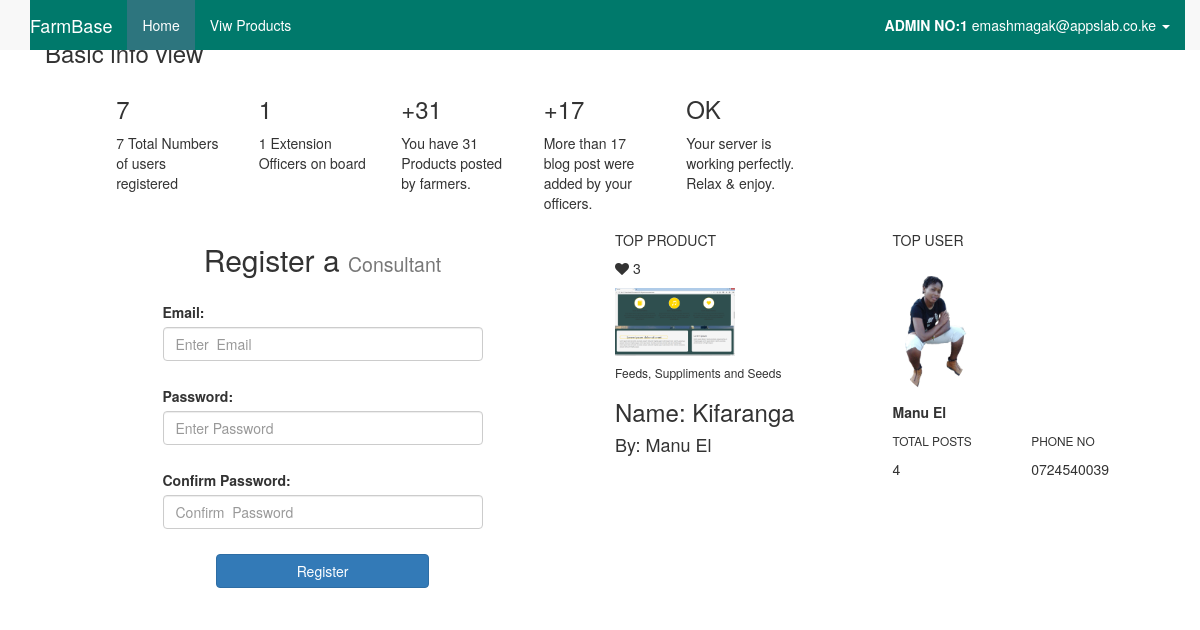
/admin/home (signed in), run on the app's committed database.
### tables this page shows
CREATE TABLE IF NOT EXISTS `farmer_posts` (
`ID` int(11) NOT NULL,
  `title` varchar(100) NOT NULL,
  `price` varchar(100) NOT NULL,
  `description` varchar(500) NOT NULL,
  `cartegory` varchar(100) NOT NULL,
  `phone` varchar(100) NOT NULL,
  `location` varchar(100) NOT NULL,
  `photo` varchar(100) NOT NULL,
  `email` varchar(100) NOT NULL,
  `userpic` varchar(100) NOT NULL,
  `timer` timestamp NOT NULL DEFAULT CURRENT_TIMESTAMP ON UPDATE CURRENT_TIMESTAMP
);

CREATE TABLE IF NOT EXISTS `tbl_farmers` (
`ID` int(11) NOT NULL,
  `name` varchar(100) NOT NULL,
  `email` varchar(100) NOT NULL,
  `phone` varchar(100) NOT NULL,
  `photo` varchar(100) NOT NULL,
  `pass` varchar(500) NOT NULL
);

### admin/class.admin.php (called while the page is built, shortened)
<?php
class ADMIN
{
	private $conn;
	public function __construct()
	{
		$database = new Database();
		$db = $database->dbConnection();
		$this->conn = $db;
    }
	public function runQuery($sql)
	{
		$stmt = $this->conn->prepare($sql);
		return $stmt;
	}
}

### admin/admin_settings.php (called while the page is built, shortened)
<?php
require_once 'class.admin.php';
$admin_home = new ADMIN();
$stmt2 = $admin_home->runQuery("SELECT * FROM tbl_farmers");
$stmt2->execute();
$t_users = $stmt2->rowCount();
$stmt2 = $admin_home->runQuery("SELECT * FROM tbl_consultants");
$stmt2->execute();
$t_consult = $stmt2->rowCount();
$stmt2 = $admin_home->runQuery("SELECT * FROM farmer_posts");
$stmt2->execute();
$t_products = $stmt2->rowCount();
$stmt2 = $admin_home->runQuery("SELECT * FROM message_posts");
$stmt2->execute();
$t_messages = $stmt2->rowCount();
$stmt2 = $admin_home->runQuery("SELECT * FROM product_fav WHERE favourite = '1' GROUP BY postID  ORDER BY COUNT(*) DESC LIMIT 1");
$stmt2->execute();
$rowwwe = $stmt2->fetch(PDO::FETCH_ASSOC);
$stmt2 = $admin_home->runQuery("SELECT * FROM product_fav WHERE favourite = '1' GROUP BY postID  ORDER BY COUNT(*) DESC ");
$stmt2->execute();
$t_goods = $stmt2->rowCount();
$stmt2 = $admin_home->runQuery("SELECT * FROM farmer_posts WHERE ID = '$rowwwe[postID]'");
$stmt2->execute();
$top_p = $stmt2->fetch(PDO::FETCH_ASSOC);
$stmt2 = $admin_home->runQuery("SELECT * FROM farmer_posts  GROUP BY email  ORDER BY COUNT(*) DESC LIMIT 1");
$stmt2->execute();
$rowwwed = $stmt2->fetch(PDO::FETCH_ASSOC);
$stmt2 = $admin_home->runQuery("SELECT * FROM farmer_posts GROUP BY email  ORDER BY COUNT(*) DESC ");
$stmt2->execute();
$top_user = $stmt2->rowCount();
$stmt2 = $admin_home->runQuery("SELECT * FROM tbl_farmers WHERE name = '$rowwwed[email]'");
$stmt2->execute();
$top_u = $stmt2->fetch(PDO::FETCH_ASSOC);
?>

### admin/home.php (the view, shortened to what this page needs)
<?php
require_once 'class.admin.php';
require_once 'admin_settings.php';
$admin_home = new ADMIN();
$stmt = $admin_home->runQuery("SELECT * FROM tbl_admin WHERE email=:email_id");
$stmt->execute(array(":email_id"=>$_SESSION['adminSession']));
$row = $stmt->fetch(PDO::FETCH_ASSOC);
include 'register.php';
?>
<!DOCTYPE html>
<html>
	<head>
		<link href="#SSS" rel="stylesheet" type="text/css" />
		 <link href="../css/style.css" rel="stylesheet">
		<link href="../css/bootstrap.min.css" rel="stylesheet" type="text/css" />
		 <link href="../font/css/font-awesome.css" rel="stylesheet" />
	</head>
	<body>
	<section>
		<nav class="navbar navbar-default navbar-fixed-top">
      <div class="container">
        <div class="navbar-header">
          <a class="navbar-brand" href="#">FarmBase</a>
        </div>
        <div id="navbar" class="navbar-collapse collapse">
          <ul class="nav navbar-nav">
            <li class="active"><a href="home">Home</a></li>
            <li><a href="view_posts">Viw Products</a></li>
          </ul>
          <ul class="nav navbar-nav navbar-right">
	 <li class="dropdown">
              <a href="#" class="dropdown-toggle" data-toggle="dropdown" role="button" aria-haspopup="true" aria-expanded="false">
			  <span class=""></span>&nbsp; <b>ADMIN NO:<?php echo $row['ID']; ?></b> <?php echo $row['email']; ?>&nbsp;<span class="caret"></span></a>
            </li>
          </ul>
        </div>
      </div>
    </nav>
   	 <div class="col-lg-2 col-lg-offset-5">
		<br style="margin: 30px;">
	</div>
  <section>
    <div class="container">
      <div class="col-md-12">
          <div class="row">
                  <div class="col-lg-9 main-chart">
                  <h3>Basic info view</h3>
                    <div class="row mtbox">
                      <div class="col-md-2 col-sm-2 col-md-offset-1 box0">
                        <div class="box1">
                  <h3><?php echo $t_users; ?></h3>
                        </div>
                  <p><?php echo $t_users; ?> Total Numbers of users registered</p>
                      </div>
                      <div class="col-md-2 col-sm-2 box0">
                        <div class="box1">
                  <h3><?php echo $t_consult; ?></h3>
                        </div>
                  <p><?php echo $t_consult; ?> Extension Officers on board</p>
                      </div>
                      <div class="col-md-2 col-sm-2 box0">
                        <div class="box1">
                  <h3>+<?php echo $t_products; ?></h3>
                        </div>
                  <p>You have <?php echo $t_products; ?> Products posted by farmers.</p>
                      </div>
                      <div class="col-md-2 col-sm-2 box0">
                        <div class="box1">
                  <h3>+<?php echo $t_messages; ?></h3>
                        </div>
                  <p>More than <?php echo $t_messages; ?> blog post were added by your officers.</p>
                      </div>
                      <div class="col-md-2 col-sm-2 box0">
                        <div class="box1">
                  <h3>OK</h3>
                        </div>
                  <p>Your server is working perfectly. Relax & enjoy.</p>
                      </div>
                    </div>
                  </div>
           </div>
        <div class="col-md-6 ">
          <h2 class="h2 text-center">Register a <small>Consultant</small></h2>
           <div class="col-md-6 col-md-offset-2 form-group" id="error1">
                  </div>
          <form method="post" id="register-form">
            <div class="col-md-8 col-md-offset-2 form-group">
              <label>Email:</label>
              <input type="email" class="form-control login-field" name="email" placeholder="Enter  Email" id="login-email" required />
            </div>
            <div class="col-md-8 col-md-offset-2 form-group">
              <label>Password:</label>
              <input type="password" class="form-control login-field" name="password" placeholder="Enter Password" id="password" required />
            </div>
            <div class="col-md-8 col-md-offset-2 form-group">
              <label>Confirm Password:</label>
              <input type="password" class="form-control login-field" name="password_again" placeholder="Confirm  Password" id="login-pass" required />
            </div>
            <div class="col-md-8 col-md-offset-2 form-group">
              <input type="submit" class="col-md-8 col-md-offset-2 btn btn-primary btn-small" id="btn-login" name="btn-register" value="Register"  />
            </div>
          </form>
        </div>
        <div class="col-md-6">
            <div class="row mt">
                <div class="col-md-6 col-sm-6 mb">
                          <div class="white-panel pn">
                            <div class="white-header">
                    <h5>TOP PRODUCT </h5>
                            </div>
                <div class="row">
                  <div class="col-sm-6 col-xs-6 goleft">
                    <p><i class="fa fa-heart"></i> <?php echo $t_goods; ?></p>
                  </div>
                  <div class="col-sm-6 col-xs-6"></div>
                            </div>
                            <div class="centered">
                    <img src="../post_images/<?php echo $top_p['photo']; ?>" width="120">
                            </div>
                            <h6><?php echo $top_p['cartegory']; ?></h6>
                            <h3>Name: <?php echo $top_p['title']; ?></h3>
                            <h4>By: <?php echo $top_p['email']; ?></h4>
                          </div>
                        </div>
            <div class="col-md-6 col-sm-6 mb">
              <div class="white-panel pn">
                <div class="white-header">
                  <h5>TOP USER</h5>
                </div>
                <p><img src="../farmer_images/<?php echo $top_u['photo']; ?>" class="img-circle" width="80"></p>
                <p><b><?php echo $top_u['name']; ?></b></p>
                <div class="row">
                  <div class="col-md-6">
                    <p class="small mt">TOTAL POSTS</p>
                    <p><?php echo $top_user; ?></p>
                  </div>
                  <div class="col-md-6">
                    <p class="small mt">PHONE NO</p>
                    <p><?php echo $top_u['phone']; ?></p>
                  </div>
                </div>
              </div>
            </div>
                    </div>
        </div>
      </div>
    </div>
  </section>
</section>
</body>
</html>

### css/style.css (style rules this page uses)
html , body { font-family: sans-serif; }
.navbar-fixed-top, #navbar, #myTab { background-color:#00796b; border: none!important; padding:0; }
.dropdown-toggle { background-color:#00796b !important; }
ul .active a { background-color:#2D757E !important; border: none!important; }
.nav li a, .navbar-brand { color: #fff!important; }

### data on the page
farmer_posts: photo (picture), cartegory "Feeds, Suppliments and Seeds", title "Kifaranga", email "Manu El"
tbl_farmers: photo (picture), name "Manu El", phone "0724540039"

### other printed values
$row['ID'] "1"
$row['email'] "emashmagak@appslab.co.ke"
$t_users "7"
$t_consult "1"
$t_products "31"
$t_messages "17"
$t_goods "3"
$top_user "4"
